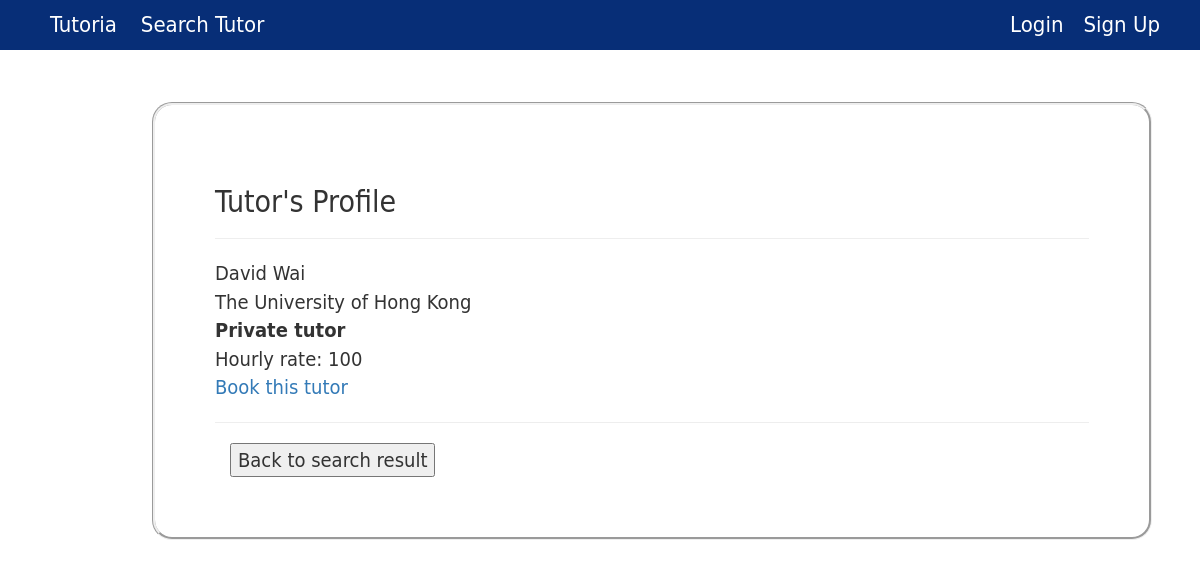
The page /tutorprofile/1 on the database its author committed.
### core/models.py (models this page shows, shortened)
class Tutor(models.Model):
    profile = models.OneToOneField(Profile, on_delete=models.CASCADE)
    tutor_type =  models.ForeignKey(TutorType, blank=True, null=True )
    hourly_rate = models.IntegerField(blank=True,null=True)
    tag = models.ManyToManyField(Tag, blank=True)
    university = models.ForeignKey(University, blank=True,null=True)
    course = models.ManyToManyField(Course, blank=True)
    bio = models.CharField(max_length=500, blank=True,null=True)
    @property
    def getTutorType(self):
        return self.tutor_type.tutor_type

class Profile(models.Model):
    user = models.OneToOneField(User, on_delete=models.CASCADE)
    phone = models.CharField(max_length=20)
    user_type =  models.ForeignKey(UserType)
    wallet = models.OneToOneField(Wallet)
    @property
    def getUserFullName(self):
        user=self.user
        fname=""
        if user.first_name != None:
            fname += user.first_name
        if user.first_name != None and user.last_name != None:
            fname += " " + user.last_name
        elif user.last_name != None:
            fname += user.last_name
        return fname

class University(models.Model):
    name = models.CharField(max_length=50)
    abbrev = models.CharField(max_length=10)

### core/views.py (the view)
# urls.py: url(r'^tutorprofile/(?P<tutor_id>[0-9]+)$', views.viewTutorProfile, name='view_tutor_profile'),
def viewTutorProfile(request, tutor_id):
    tutor = get_object_or_404(Tutor, pk=tutor_id)
    context= {'tutor':tutor}
    return render(request, 'view_tutor_profile.html', context)

### core/templates/view_tutor_profile.html (shortened to what this page needs)
{% extends 'base.html' %}
{% block content %}
        {% if tutor %}
            <h2>Tutor's Profile</h2>
            <hr/>
            {{tutor.profile.getUserFullName}} <br/>
            {{tutor.university.name}}<br/>
            {% if tutor.getTutorType == "private" %}
                <b>Private tutor</b><br/>
                Hourly rate: {{tutor.hourly_rate}}<br/>
            {% else %}
                <b>Contracted tutor</b><br/>
            {% endif %}
            <a href="{% url 'book_tutor' tutor.id %}">Book this tutor</a>
        {% else %}
            <hr/>
            <p>Invalid tutor id</p>
        {% endif %}
        <hr/>
        <div class="form-group">
        <div class="col-xs-7">
        <button onclick="window.history.back();" >Back to search result</button>
        </div>
    </div>
{% endblock %}

### core/static/css/base.css (style rules this page uses)
* { margin:0 auto; padding:0 auto; }
html,body { height:100%; }
a:link { text-decoration: none; }

### rows shown on the page
Tutor: profile.getUserFullName "David Wai", university.name "The University of Hong Kong", hourly_rate "100"
